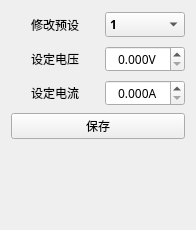
                      <widget class="QWidget" name="scrollAreaWidgetContents_4">
                       <property name="geometry">
                        <rect>
                         <x>0</x>
                         <y>0</y>
                         <width>196</width>
                         <height>230</height>
                        </rect>
                       </property>
                       <layout class="QVBoxLayout" name="verticalLayout_20">
                        <item>
                         <layout class="QHBoxLayout" name="horizontalLayout_33" stretch="1,2">
                          <item>
                           <widget class="QLabel" name="label_34">
                            <property name="minimumSize">
                             <size>
                              <width>0</width>
                              <height>28</height>
                             </size>
                            </property>
                            <property name="font">
                             <font>
                              <family>Sarasa Fixed SC SemiBold</family>
                             </font>
                            </property>
                            <property name="text">
                             <string>修改预设</string>
                            </property>
                            <property name="alignment">
                             <set>Qt::AlignCenter</set>
                            </property>
                            <property name="margin">
                             <number>6</number>
                            </property>
                           </widget>
                          </item>
                          <item>
                           <widget class="QComboBox" name="comboPresetEdit">
                            <property name="maximumSize">
                             <size>
                              <width>80</width>
                              <height>16777215</height>
                             </size>
                            </property>
                            <property name="font">
                             <font>
                              <family>Sarasa Fixed SC SemiBold</family>
                              <pointsize>9</pointsize>
                              <bold>true</bold>
                             </font>
                            </property>
                            <item>
                             <property name="text">
                              <string>1</string>
                             </property>
                            </item>
                            <item>
                             <property name="text">
                              <string>2</string>
                             </property>
                            </item>
                            <item>
                             <property name="text">
                              <string>3</string>
                             </property>
                            </item>
                            <item>
                             <property name="text">
                              <string>4</string>
                             </property>
                            </item>
                            <item>
                             <property name="text">
                              <string>5</string>
                             </property>
                            </item>
                            <item>
                             <property name="text">
                              <string>6</string>
                             </property>
                            </item>
                            <item>
                             <property name="text">
                              <string>7</string>
                             </property>
                            </item>
                            <item>
                             <property name="text">
                              <string>8</string>
                             </property>
                            </item>
                            <item>
                             <property name="text">
                              <string>9</string>
                             </property>
                            </item>
                           </widget>
                          </item>
                         </layout>
                        </item>
                        <item>
                         <layout class="QHBoxLayout" name="horizontalLayout_29" stretch="1,2">
                          <item>
                           <widget class="QLabel" name="label_30">
                            <property name="minimumSize">
                             <size>
                              <width>0</width>
                              <height>28</height>
                             </size>
                            </property>
                            <property name="font">
                             <font>
                              <family>Sarasa Fixed SC SemiBold</family>
                             </font>
                            </property>
                            <property name="text">
                             <string>设定电压</string>
                            </property>
                            <property name="alignment">
                             <set>Qt::AlignCenter</set>
                            </property>
                            <property name="margin">
                             <number>6</number>
                            </property>
                           </widget>
                          </item>
                          <item>
                           <widget class="QDoubleSpinBox" name="spinBoxPresetVoltage">
                            <property name="maximumSize">
                             <size>
                              <width>80</width>
                              <height>16777215</height>
                             </size>
                            </property>
                            <property name="font">
                             <font>
                              <family>Sarasa Fixed SC SemiBold</family>
                             </font>
                            </property>
                            <property name="alignment">
                             <set>Qt::AlignCenter</set>
                            </property>
                            <property name="suffix">
                             <string>V</string>
                            </property>
                            <property name="decimals">
                             <number>3</number>
                            </property>
                            <property name="minimum">
                             <double>0.000000000000000</double>
                            </property>
                            <property name="maximum">
                             <double>30.000000000000000</double>
                            </property>
                            <property name="singleStep">
                             <double>0.100000000000000</double>
                            </property>
                            <property name="stepType">
                             <enum>QAbstractSpinBox::AdaptiveDecimalStepType</enum>
                            </property>
                           </widget>
                          </item>
                         </layout>
                        </item>
                        <item>
                         <layout class="QHBoxLayout" name="horizontalLayout_30" stretch="1,2">
                          <item>
                           <widget class="QLabel" name="label_31">
                            <property name="minimumSize">
                             <size>
                              <width>0</width>
                              <height>28</height>
                             </size>
                            </property>
                            <property name="font">
                             <font>
                              <family>Sarasa Fixed SC SemiBold</family>
                             </font>
                            </property>
                            <property name="text">
                             <string>设定电流</string>
                            </property>
                            <property name="alignment">
                             <set>Qt::AlignCenter</set>
                            </property>
                            <property name="margin">
                             <number>6</number>
                            </property>
                           </widget>
                          </item>
                          <item>
                           <widget class="QDoubleSpinBox" name="spinBoxPresetCurrent">
                            <property name="maximumSize">
                             <size>
                              <width>80</width>
                              <height>16777215</height>
                             </size>
                            </property>
                            <property name="font">
                             <font>
                              <family>Sarasa Fixed SC SemiBold</family>
                             </font>
                            </property>
                            <property name="alignment">
                             <set>Qt::AlignCenter</set>
                            </property>
                            <property name="suffix">
                             <string>A</string>
                            </property>
                            <property name="decimals">
                             <number>3</number>
                            </property>
                            <property name="minimum">
                             <double>0.000000000000000</double>
                            </property>
                            <property name="maximum">
                             <double>10.000000000000000</double>
                            </property>
                            <property name="singleStep">
                             <double>0.100000000000000</double>
                            </property>
                            <property name="stepType">
                             <enum>QAbstractSpinBox::AdaptiveDecimalStepType</enum>
                            </property>
                            <property name="value">
                             <double>0.000000000000000</double>
                            </property>
                           </widget>
                          </item>
                         </layout>
                        </item>
                        <item>
                         <widget class="QPushButton" name="btnPresetSave">
                          <property name="font">
                           <font>
                            <family>Sarasa Fixed SC SemiBold</family>
                           </font>
                          </property>
                          <property name="text">
                           <string>保存</string>
                          </property>
                         </widget>
                        </item>
                        <item>
                         <spacer name="verticalSpacer_4">
                          <property name="font">
                           <font>
                            <family>Sarasa Fixed SC SemiBold</family>
                           </font>
                          </property>
                          <property name="orientation">
                           <enum>Qt::Vertical</enum>
                          </property>
                          <property name="sizeHint" stdset="0">
                           <size>
                            <width>20</width>
                            <height>40</height>
                           </size>
                          </property>
                         </spacer>
                        </item>
                       </layout>
                      </widget>
